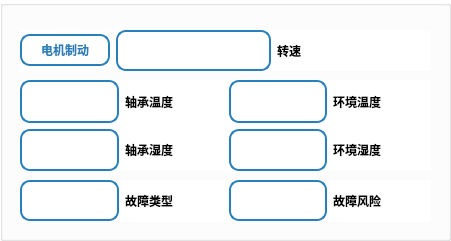
     <widget class="QGroupBox" name="groupBox_6">
      <property name="geometry">
       <rect>
        <x>700</x>
        <y>70</y>
        <width>451</width>
        <height>241</height>
       </rect>
      </property>
      <property name="styleSheet">
       <string notr="true">
QWidget{
	background: #ffffff;
	font-weight:bold;
}</string>
      </property>
      <property name="title">
       <string/>
      </property>
      <widget class="QWidget" name="layoutWidget">
       <property name="geometry">
        <rect>
         <x>20</x>
         <y>80</y>
         <width>411</width>
         <height>91</height>
        </rect>
       </property>
       <layout class="QVBoxLayout" name="verticalLayout_2">
        <item>
         <layout class="QHBoxLayout" name="horizontalLayout_16">
          <item>
           <layout class="QHBoxLayout" name="horizontalLayout_17">
            <item>
             <widget class="QLabel" name="teminc">
              <property name="styleSheet">
               <string notr="true">color: #2980b9;
font: 10pt &quot;Times New Roman&quot;;

    border: 2px solid #2980b9; 	font-weight:bold;
border-radius: 10px;</string>
              </property>
              <property name="text">
               <string/>
              </property>
             </widget>
            </item>
            <item>
             <widget class="QLabel" name="label_20">
              <property name="styleSheet">
               <string notr="true">color: #000000;
font: 12pt &quot;Times New Roman&quot;;
font-weight:bold;
</string>
              </property>
              <property name="text">
               <string>轴承温度</string>
              </property>
             </widget>
            </item>
           </layout>
          </item>
          <item>
           <layout class="QHBoxLayout" name="horizontalLayout_14">
            <item>
             <widget class="QLabel" name="temoutc">
              <property name="styleSheet">
               <string notr="true">color: #2980b9;
font: 10pt &quot;Times New Roman&quot;;

    border: 2px solid #2980b9; 	font-weight:bold;
border-radius: 10px;</string>
              </property>
              <property name="text">
               <string/>
              </property>
             </widget>
            </item>
            <item>
             <widget class="QLabel" name="label_14">
              <property name="styleSheet">
               <string notr="true">
color: #000000;
font: 12pt &quot;Times New Roman&quot;;


	font-weight:bold;


</string>
              </property>
              <property name="text">
               <string>环境温度</string>
              </property>
             </widget>
            </item>
           </layout>
          </item>
         </layout>
        </item>
        <item>
         <layout class="QHBoxLayout" name="horizontalLayout_19">
          <item>
           <layout class="QHBoxLayout" name="horizontalLayout_18">
            <item>
             <widget class="QLabel" name="huminc">
              <property name="styleSheet">
               <string notr="true">color: #2980b9;
font: 10pt &quot;Times New Roman&quot;;

    border: 2px solid #2980b9; 	font-weight:bold;
border-radius: 10px;</string>
              </property>
              <property name="text">
               <string/>
              </property>
             </widget>
            </item>
            <item>
             <widget class="QLabel" name="label_22">
              <property name="styleSheet">
               <string notr="true">
color: #000000;
font: 12pt &quot;Times New Roman&quot;;


	font-weight:bold;


</string>
              </property>
              <property name="text">
               <string>轴承湿度</string>
              </property>
             </widget>
            </item>
           </layout>
          </item>
          <item>
           <layout class="QHBoxLayout" name="horizontalLayout_15">
            <item>
             <widget class="QLabel" name="humoutc">
              <property name="styleSheet">
               <string notr="true">color: #2980b9;
font: 10pt &quot;Times New Roman&quot;;

    border: 2px solid #2980b9; 	font-weight:bold;
border-radius: 10px;</string>
              </property>
              <property name="text">
               <string/>
              </property>
             </widget>
            </item>
            <item>
             <widget class="QLabel" name="label_16">
              <property name="styleSheet">
               <string notr="true">
color: #000000;
font: 12pt &quot;Times New Roman&quot;;


	font-weight:bold;


</string>
              </property>
              <property name="text">
               <string>环境湿度</string>
              </property>
             </widget>
            </item>
           </layout>
          </item>
         </layout>
        </item>
       </layout>
      </widget>
      <widget class="QWidget" name="layoutWidget">
       <property name="geometry">
        <rect>
         <x>20</x>
         <y>180</y>
         <width>411</width>
         <height>41</height>
        </rect>
       </property>
       <layout class="QHBoxLayout" name="horizontalLayout_21">
        <item>
         <layout class="QHBoxLayout" name="horizontalLayout_13">
          <item>
           <widget class="QLabel" name="diacs">
            <property name="styleSheet">
             <string notr="true">color: #2980b9;
font: 10pt &quot;Times New Roman&quot;;

    border: 2px solid #2980b9; 	font-weight:bold;
border-radius: 10px;</string>
            </property>
            <property name="text">
             <string/>
            </property>
           </widget>
          </item>
          <item>
           <widget class="QLabel" name="label_12">
            <property name="styleSheet">
             <string notr="true">
color: #000000;
font: 12pt &quot;Times New Roman&quot;;


	font-weight:bold;

</string>
            </property>
            <property name="text">
             <string>故障类型</string>
            </property>
           </widget>
          </item>
         </layout>
        </item>
        <item>
         <layout class="QHBoxLayout" name="horizontalLayout_20">
          <item>
           <widget class="QLabel" name="diac">
            <property name="styleSheet">
             <string notr="true">color: #2980b9;
font: 10pt &quot;Times New Roman&quot;;

    border: 2px solid #2980b9; 	font-weight:bold;
border-radius: 10px;</string>
            </property>
            <property name="text">
             <string/>
            </property>
           </widget>
          </item>
          <item>
           <widget class="QLabel" name="label_13">
            <property name="styleSheet">
             <string notr="true">
color: #000000;
font: 12pt &quot;Times New Roman&quot;;


	font-weight:bold;

</string>
            </property>
            <property name="text">
             <string>故障风险</string>
            </property>
           </widget>
          </item>
         </layout>
        </item>
       </layout>
      </widget>
      <widget class="QWidget" name="">
       <property name="geometry">
        <rect>
         <x>20</x>
         <y>30</y>
         <width>411</width>
         <height>41</height>
        </rect>
       </property>
       <layout class="QHBoxLayout" name="horizontalLayout_22">
        <item>
         <widget class="QPushButton" name="serial_connect_2">
          <property name="minimumSize">
           <size>
            <width>18</width>
            <height>32</height>
           </size>
          </property>
          <property name="maximumSize">
           <size>
            <width>90</width>
            <height>32</height>
           </size>
          </property>
          <property name="styleSheet">
           <string notr="true">.QPushButton {
    border: 2px solid #2980b9; 
border-radius: 10px;
    color: #2980b9;
    position: relative;
    overflow: hidden;
    z-index: 1;
    transition: .5s;
 
}



:hover {
    background-color: #155799;
    color: white;
}
QPushButton:pressed {  
    /* 改变背景色 */  
    background-color:#134d87;  

    /* 改变边框风格 */  
    border-style:inset;  

    /* 使文字有一点移动 */  
    padding-left:2px;  
    padding-top:1px;  
}


</string>
          </property>
          <property name="text">
           <string>电机制动</string>
          </property>
         </widget>
        </item>
        <item>
         <widget class="QLabel" name="speedc">
          <property name="styleSheet">
           <string notr="true">color: #2980b9;
font: 10pt &quot;Times New Roman&quot;;

    border: 2px solid #2980b9; 	font-weight:bold;
border-radius: 10px;</string>
          </property>
          <property name="text">
           <string/>
          </property>
         </widget>
        </item>
        <item>
         <widget class="QLabel" name="label_11">
          <property name="styleSheet">
           <string notr="true">color: #000000;
font: 12pt &quot;Times New Roman&quot;;
font-weight:bold;
</string>
          </property>
          <property name="text">
           <string>转速</string>
          </property>
         </widget>
        </item>
       </layout>
      </widget>
     </widget>
